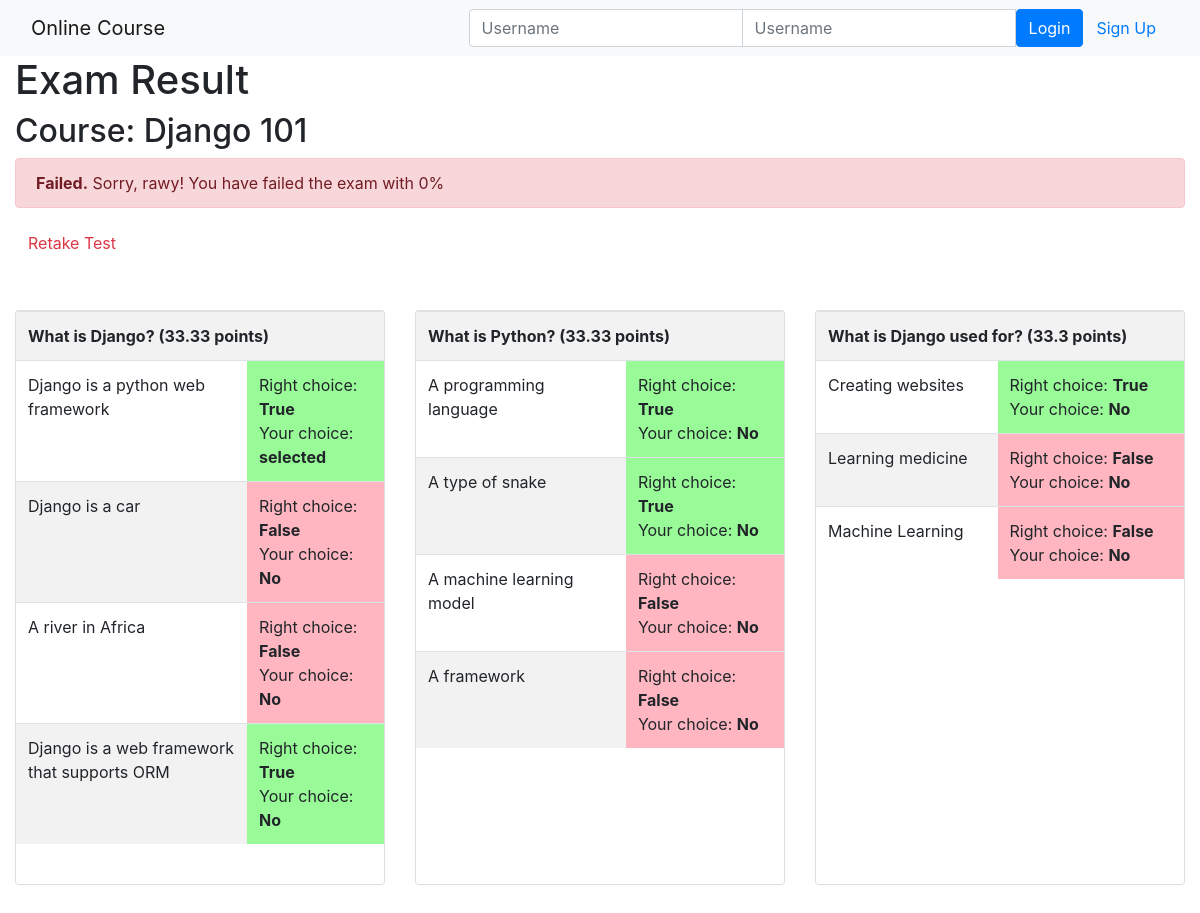
The app's page /course/1/submission/1/result/ with its own data.
### onlinecourse/models.py (models this page shows, shortened)
class Course(models.Model):
    name = models.CharField(null=False, max_length=30, default='online course')
    image = models.ImageField(upload_to='course_images/')
    description = models.CharField(max_length=1000)
    pub_date = models.DateField(null=True)
    instructors = models.ManyToManyField(Instructor)
    users = models.ManyToManyField(settings.AUTH_USER_MODEL, through='Enrollment')
    total_enrollment = models.IntegerField(default=0)
    is_enrolled = False

class Submission(models.Model):
    enrollment = models.ForeignKey(Enrollment, on_delete=models.CASCADE)
    choices = models.ManyToManyField(Choice)
    course = models.ForeignKey(Course, on_delete=models.CASCADE, null=True)

class Enrollment(models.Model):
    AUDIT = 'audit'
    HONOR = 'honor'
    BETA = 'BETA'
    COURSE_MODES = [
        (AUDIT, 'Audit'),
        (HONOR, 'Honor'),
        (BETA, 'BETA')
    ]
    user = models.ForeignKey(settings.AUTH_USER_MODEL, on_delete=models.CASCADE)
    course = models.ForeignKey(Course, on_delete=models.CASCADE)
    date_enrolled = models.DateField(default=now)
    mode = models.CharField(max_length=5, choices=COURSE_MODES, default=AUDIT)
    rating = models.FloatField(default=5.0)

class Question(models.Model):
    question_text = models.CharField(max_length=300)
    course = models.ForeignKey(Course, on_delete=models.CASCADE, null=True)
    question_grade = models.FloatField(default=50.0)
    def is_get_score(self, selected_ids):
        all_answers = self.choice_set.filter(is_correct=True).count()
        selected_correct = self.choice_set.filter(is_correct=True, id__in=selected_ids).count()
        if all_answers == selected_correct:
            return True
        else:
            return False

class Choice(models.Model):
    choice_content = models.CharField(max_length=300)
    question = models.ForeignKey(Question, on_delete=models.CASCADE)
    is_correct = models.BooleanField(default=False)

### onlinecourse/views.py (the view)
# urls.py: path('course/<int:course_id>/submission/<int:submission_id>/result/', views.show_exam_result,
def show_exam_result(request, course_id, submission_id):
    course = get_object_or_404(Course, pk=course_id)
    submission = get_object_or_404(Submission, pk=submission_id)
    choices = submission.choices.all()
    questions = course.question_set.all()
    total = sum([q.question_grade for q in questions])
    achieved_score = 0
    selected_choice_ids = choices.values_list("id", flat=True)
    for question in questions:
        if question.is_get_score(choices):
            achieved_score += question.question_grade
    grade = round(achieved_score/total*100)
    context = {'course': course,
               'submission': submission,
               'grade': grade,
               'total': total,
               'choices': choices,
               'selected_choice_ids': selected_choice_ids
               }
    return render(request, 'onlinecourse/exam_result_bootstrap.html', context)

### onlinecourse/templates/onlinecourse/exam_result_bootstrap.html
{% extends 'onlinecourse/base.html' %}
{% block nav %}
{% include 'onlinecourse/base.html' %}
{% endblock nav %}
{% block content %}
<div class="container-fluid">
    <div>
        <h1>Exam Result</h1>
        <h2>Course: {{ course.name }}</h2>
    </div>
    {% if grade > 80 %}
    <div class="alert alert-success">
        <b>Congratulations, {{ submission.enrollment.user.username }}!</b>
        You have passed the exam and completed the course with {{ grade }}%
    </div>
    {% else %}
    <div class="alert alert-danger">
        <b>Failed.</b> Sorry, {{ submission.enrollment.user.username }}! You have failed the exam with {{ grade }}%
    </div>
    <a class="btn btn-link text-danger" href="{% url 'onlinecourse:course_details' course.id %}">Retake Test</a>
    {% endif %}
    <div class="card-deck my-5">
        {% for question in course.question_set.all %}
        <div class="card">
            <div class="table-responsive">
             <table class='table table-striped' style='width:500; margin: '>
                <tr>
                    <th colspan="2">{{ question.question_text }} ({{ question.question_grade }} points)</th>
                </tr>
                {% for choice in question.choice_set.all %}
                <tr>
                    <td>{{ choice.choice_content }}</td>
                    <td style='background-color:
                    {% if choice.is_correct %}
                    palegreen
                    {% elif choice.id in selected_choice_ids %}
                    lightblue
                    {% else %}
                    lightpink
                    {% endif %}'>
                        Right choice: <b>{{ choice.is_correct }}</b>
                        <br>
                        Your choice: <b>
                        {% if choice.id in selected_choice_ids %}
                        selected
                        {% else %}
                        No
                        {% endif %}
                    </b>
                    </td>
                </tr>
                {% endfor %}
            </table>
            </div>
            <br>
        </div>
    {% endfor %}
    </div>
</div>
{% endblock content %}

### records on screen
Course: name "Django 101"
Submission: enrollment.user.username "rawy"
Question: question_text "What is Django?", question_grade "33.33"
Choice: choice_content "Django is a python web framework", is_correct "True", shows "selected"
Choice: choice_content "Django is a car", is_correct "False", shows "No"
Choice: choice_content "A river in Africa", is_correct "False", shows "No"
Choice: choice_content "Django is a web framework that supports ORM", is_correct "True", shows "No"
Question: question_text "What is Python?", question_grade "33.33"
Choice: choice_content "A programming language", is_correct "True", shows "No"
Choice: choice_content "A type of snake", is_correct "True", shows "No"
Choice: choice_content "A machine learning model", is_correct "False", shows "No"
Choice: choice_content "A framework", is_correct "False", shows "No"
Question: question_text "What is Django used for?", question_grade "33.3"
Choice: choice_content "Creating websites", is_correct "True", shows "No"
Choice: choice_content "Learning medicine", is_correct "False", shows "No"
Choice: choice_content "Machine Learning", is_correct "False", shows "No"

### other values on screen
{{ grade }} "0"
